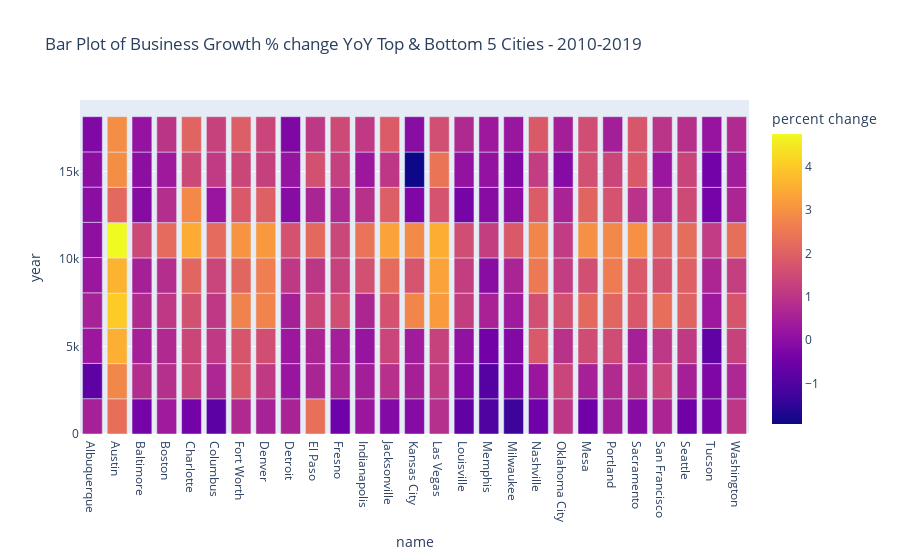

The code cell stored with this chart in its notebook:
### Code cell
#Plotly bar graph of Business Growth % change YoY Top & Bottom 5 Cities- 2010-2019

fig = px.bar(business_10, y='year', x='name', color='percent_change', 
             title='Bar Plot of Business Growth % change YoY Top & Bottom 5 Cities - 2010-2019',
             labels={col:col.replace('_', ' ') for col in business_10.columns}) # remove underscore
fig.show()

### Figure 1 — Plotly figure (JSON) as saved in the notebook; plotly's stock layout.template omitted (floating-point values rounded to 4 significant figures; data arrays with more than 128 entries replaced by an {"elided": "..."} marker saying what was removed)
{"data": [{"alignmentgroup": "True", "hovertemplate": "name=%{x}<br>year=%{y}<br>percent change=%{marker.color}<extra></extra>", "legendgroup": "", "marker": {"color": {"elided": "243 float values"}, "coloraxis": "coloraxis", "pattern": {"shape": ""}}, "name": "", "offsetgroup": "", "orientation": "v", "showlegend": false, "textposition": "auto", "type": "bar", "x": {"elided": "243 str values"}, "xaxis": "x", "y": {"elided": "243 int values"}, "yaxis": "y"}], "layout": {"barmode": "relative", "coloraxis": {"colorbar": {"title": {"text": "percent change"}}, "colorscale": [[0, "#0d0887"], [0.1111, "#46039f"], [0.2222, "#7201a8"], [0.3333, "#9c179e"], [0.4444, "#bd3786"], [0.5556, "#d8576b"], [0.6667, "#ed7953"], [0.7778, "#fb9f3a"], [0.8889, "#fdca26"], [1, "#f0f921"]]}, "legend": {"tracegroupgap": 0}, "title": {"text": "Bar Plot of Business Growth % change YoY Top & Bottom 5 Cities - 2010-2019"}, "xaxis": {"anchor": "y", "domain": [0, 1], "title": {"text": "name"}}, "yaxis": {"anchor": "x", "domain": [0, 1], "title": {"text": "year"}}}}
